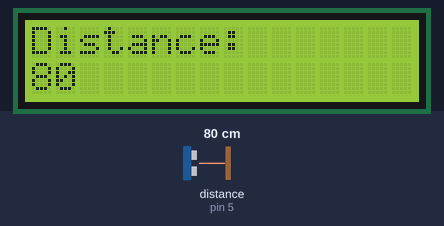
Simulated run of this sketch. Board: Arduino Uno, built with avr-gcc and run on an emulated ATmega328P. On the bench: 16×2 character LCD. The inputs (shaded band) are chosen by the test bench; at power-on: distance to the obstacle (sensor on pin 5) 80 cm. The echo pulse lasts 58.3 µs per cm; what the sketch prints to the serial monitor is not drawn.

Above: at 1.2 s.
1.3 s: distance to the obstacle (sensor on pin 5) set to 2 cm
At 2.6 s:
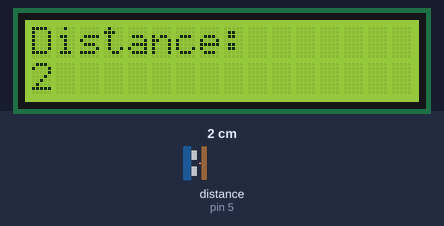
3.0 s: distance to the obstacle (sensor on pin 5) set to 4 cm
At 4.0 s:
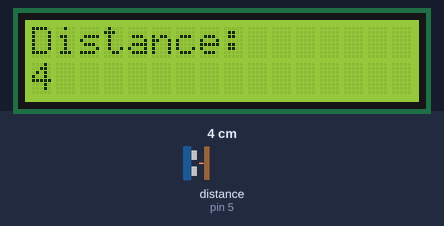
4.5 s: distance to the obstacle (sensor on pin 5) set to 9 cm
At 4.9 s:
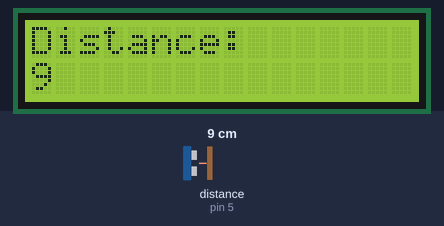
Timing chart, 0 to 7.5 s (numbered marks = the images above; inputs shaded):
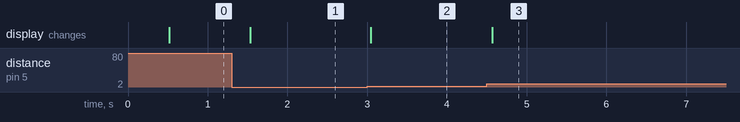

Measured:
- after the input at 1.3 s, the display: changes after 0.24 s (image 1)
- after the input at 3.0 s, the display: changes at once (image 2)
- after the input at 4.5 s, the display: changes after 0.07 s (image 3)

The sketch:

L_7_Ultrasonic_ranging_display.ino
```cpp
/*******************LCD函数*******************/
#include "Adafruit_LiquidCrystal.h"
Adafruit_LiquidCrystal lcd(1);

String NULL_TXT = "                ";
void LCD_print(String txt1, String txt2)
{
  lcd.setCursor(0, 0);
  lcd.print("                ");
  lcd.setCursor(0, 1);
  lcd.print("                ");

  lcd.setCursor(0, 0);
  lcd.print(txt1);
  lcd.setCursor(0, 1);
  lcd.print(txt2);

}
/*******************Ultrasonic*******************/
#include <HCSR04.h>

// Initialize sensor that uses digital pins 13 and 12.
const byte triggerPin = 6;
const byte echoPin = 5;
UltraSonicDistanceSensor distanceSensor(triggerPin, echoPin);

int Cursor_position = 0;
int flag = 0;

void setup() {
  // put your setup code here, to run once:
  Serial.begin(115200);   // 初始化串口
  while (!lcd.begin(16, 2)) {
    Serial.println("Could not init backpack. Check wiring.");
    delay(50);
  }
  Serial.println("Backpack init'd.");
}

void loop() {
  // put your main code here, to run repeatedly:
  unsigned long previousMillis = 0; // 上次更新的时间
  const long interval = 500;
  LCD_print("Distance:", ""); // 刷新 LCD
  while (1)
  {
    float distance = distanceSensor.measureDistanceCm();
    String Value = String((int)distance);
    if (distance < 0 || distance == -1) {
      continue; // 跳过本次循环的剩余部分
    }
    // 检查是否应该更新 LCD
    unsigned long currentMillis = millis();
    if (currentMillis - previousMillis >= interval) {
      previousMillis = currentMillis; // 更新上次更新时间
      lcd.setCursor(0, 1);
      lcd.print("   ");
      lcd.setCursor(0, 1);
      lcd.print(Value);
    }

    delay(10);
  }

}
```
